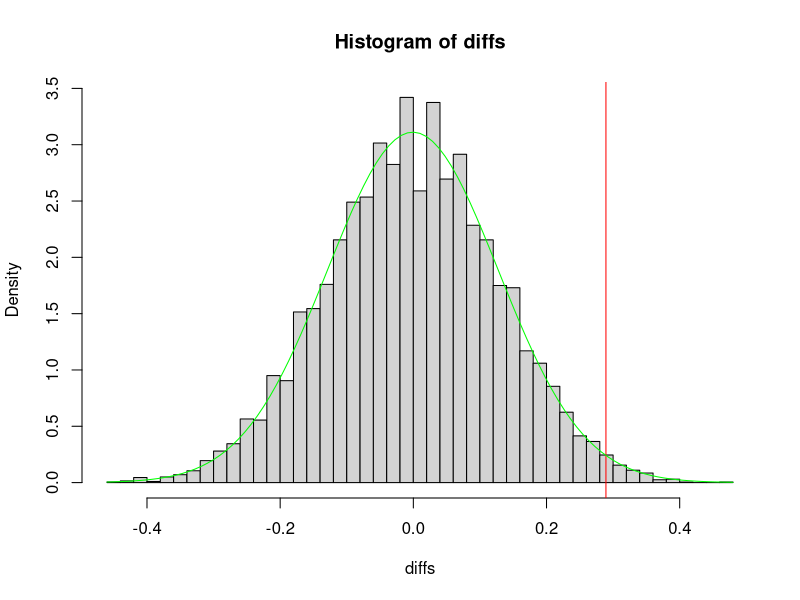

This figure's R source:
# setwd("Homeworks/Week5")
# cleanup
rm(list = ls())

BodyTemp <- read.csv("lib/BodyTemp.csv"); head(BodyTemp)

# A) find expectation and variance
# WHOLE DATA SET
EX <- mean(BodyTemp$BodyTemp); EX # 98.24923 <- mean is 98.10462
EX2 <- mean(BodyTemp$BodyTemp^2); EX2 # 9653.445
Variance <- EX2 - EX^2; Variance # 0.5334225

# MEN
BodyTemp.men = BodyTemp$BodyTemp[which(BodyTemp$Gender == 'M')]
EX_men <- mean(BodyTemp.men); EX_men # 98.10462 <- mean is 98.10462
EX2_men <- mean(BodyTemp.men^2); EX2_men # 9624.996
Variance_men <- EX2_men - EX_men^2; Variance_men # 0.4807479

# FEMALE
BodyTemp.female = BodyTemp$BodyTemp[which(BodyTemp$Gender == 'F')]
EX_female <- mean(BodyTemp.female); EX_female # 98.39385 <- mean is 98.39385
EX2_female <- mean(BodyTemp.female^2); EX2_female # 9681.893
Variance_female <- EX2_female - EX_female^2; Variance_female # 0.5442698

# Seeing that the body temperature is relatively the same for both men and female

# B) permutation test to see significance
observed <- EX_female - EX_men; observed # female have 0.2892308 more temperature

# permutation test
N <- 10000
diffs <- numeric(N)
for (i in 1:N){
  Gender <- sample(BodyTemp$Gender)   # permuted gender column
  BodyTemp.men = BodyTemp$BodyTemp[which(Gender == 'M')]
  BodyTemp.female = BodyTemp$BodyTemp[which(Gender == 'F')]

  EX_men <- mean(BodyTemp.men)
  EX_female <- mean(BodyTemp.female)
  diffs[i] <- EX_female - EX_men
}


hist(diffs, breaks = "FD", probability = TRUE)
abline(v = observed, col = "red")
# looks pretty extreme

pvalue <- (sum(diffs >= observed)+1)/(N+1); pvalue # around 0.0129987
pvalue.2tailed <- pvalue*2; pvalue.2tailed # around 0.0259974
# the two tailed p-value says there is only 0.0259974 chance that the
# observed discrepancy is by chance. If we are using the significance
# level on .05, we have enough evidence against the null hypothesis that there
# is the same between average body temperature of men and female

# C) overlay dnorm
EX_test <- mean(diffs) # 0.001776923, which is close to zero
EX2_test <- mean(diffs^2) # 0.01644404
curve(dnorm(x, mean = EX_test, sd = sqrt(EX2_test)), add=TRUE, col="green")
# matches well!